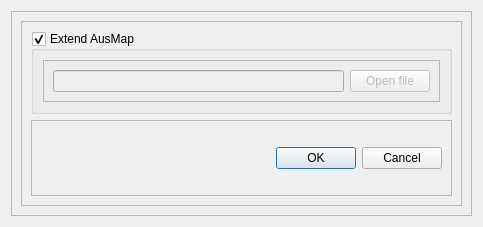
<?xml version="1.0" encoding="UTF-8"?>
<ui version="4.0">
 <class>s</class>
 <widget class="QDialog" name="s">
  <property name="geometry">
   <rect>
    <x>0</x>
    <y>0</y>
    <width>483</width>
    <height>227</height>
   </rect>
  </property>
  <property name="windowTitle">
   <string>AusMap - Settings</string>
  </property>
  <layout class="QGridLayout" name="gridLayout">
   <item row="0" column="0">
    <widget class="QScrollArea" name="scrollArea">
     <property name="widgetResizable">
      <bool>true</bool>
     </property>
     <widget class="QWidget" name="scrollAreaWidgetContents_7">
      <property name="geometry">
       <rect>
        <x>0</x>
        <y>0</y>
        <width>463</width>
        <height>207</height>
       </rect>
      </property>
      <layout class="QGridLayout" name="gridLayout_2">
       <item row="0" column="0">
        <widget class="QFrame" name="frame">
         <property name="frameShape">
          <enum>QFrame::StyledPanel</enum>
         </property>
         <property name="frameShadow">
          <enum>QFrame::Raised</enum>
         </property>
         <layout class="QVBoxLayout" name="verticalLayout_2">
          <item>
           <widget class="QGroupBox" name="use_custom_qlr_file">
            <property name="title">
             <string>Extend AusMap</string>
            </property>
            <property name="flat">
             <bool>false</bool>
            </property>
            <property name="checkable">
             <bool>true</bool>
            </property>
            <layout class="QGridLayout" name="gridLayout_4">
             <item row="0" column="0">
              <widget class="QFrame" name="frame_3">
               <property name="frameShape">
                <enum>QFrame::StyledPanel</enum>
               </property>
               <property name="frameShadow">
                <enum>QFrame::Raised</enum>
               </property>
               <layout class="QGridLayout" name="gridLayout_3">
                <item row="0" column="0">
                 <widget class="QLineEdit" name="custom_qlr_file">
                  <property name="enabled">
                   <bool>false</bool>
                  </property>
                 </widget>
                </item>
                <item row="0" column="1">
                 <widget class="QPushButton" name="browseLocalFileButton">
                  <property name="enabled">
                   <bool>false</bool>
                  </property>
                  <property name="text">
                   <string>Open file</string>
                  </property>
                 </widget>
                </item>
               </layout>
              </widget>
             </item>
            </layout>
           </widget>
          </item>
          <item>
           <widget class="QFrame" name="frame_2">
            <property name="frameShape">
             <enum>QFrame::StyledPanel</enum>
            </property>
            <property name="frameShadow">
             <enum>QFrame::Raised</enum>
            </property>
            <layout class="QHBoxLayout" name="horizontalLayout">
             <item>
              <widget class="QDialogButtonBox" name="buttonBox">
               <property name="orientation">
                <enum>Qt::Horizontal</enum>
               </property>
               <property name="standardButtons">
                <set>QDialogButtonBox::Cancel|QDialogButtonBox::Ok</set>
               </property>
              </widget>
             </item>
            </layout>
           </widget>
          </item>
         </layout>
        </widget>
       </item>
      </layout>
     </widget>
    </widget>
   </item>
  </layout>
 </widget>
 <resources/>
 <connections>
  <connection>
   <sender>buttonBox</sender>
   <signal>accepted()</signal>
   <receiver>s</receiver>
   <slot>accept()</slot>
   <hints>
    <hint type="sourcelabel">
     <x>248</x>
     <y>254</y>
    </hint>
    <hint type="destinationlabel">
     <x>157</x>
     <y>274</y>
    </hint>
   </hints>
  </connection>
  <connection>
   <sender>buttonBox</sender>
   <signal>rejected()</signal>
   <receiver>s</receiver>
   <slot>reject()</slot>
   <hints>
    <hint type="sourcelabel">
     <x>316</x>
     <y>260</y>
    </hint>
    <hint type="destinationlabel">
     <x>286</x>
     <y>274</y>
    </hint>
   </hints>
  </connection>
 </connections>
</ui>
